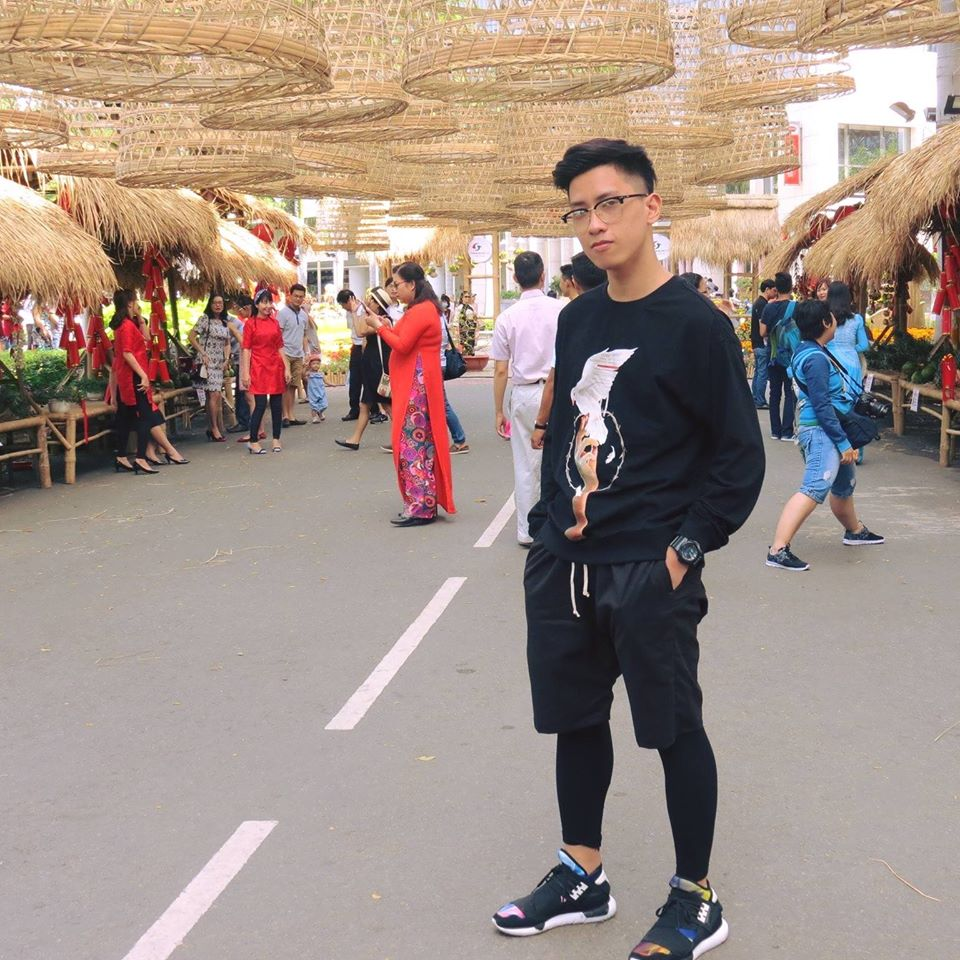
#> input picture openCV/avatar.jpg, 960 x 960 px
$ python facedetection.py
#> lines starting #> are read from the running program, lines starting #| are printed output that depends on the picture; after the words box and inside, x2 and y2 are one past the last pixel; in counts of white or black regions, pixels touching at a corner belong together
import cv2

img = cv2.imread("avatar.jpg")
#> img is the input picture: shape (960, 960, 3); mean B, G, R 134.4, 144.2, 161.6

face_cascade = cv2.CascadeClassifier("haarcascade_frontalface_default.xml")

grey_img = cv2.cvtColor(img, cv2.COLOR_BGR2GRAY)
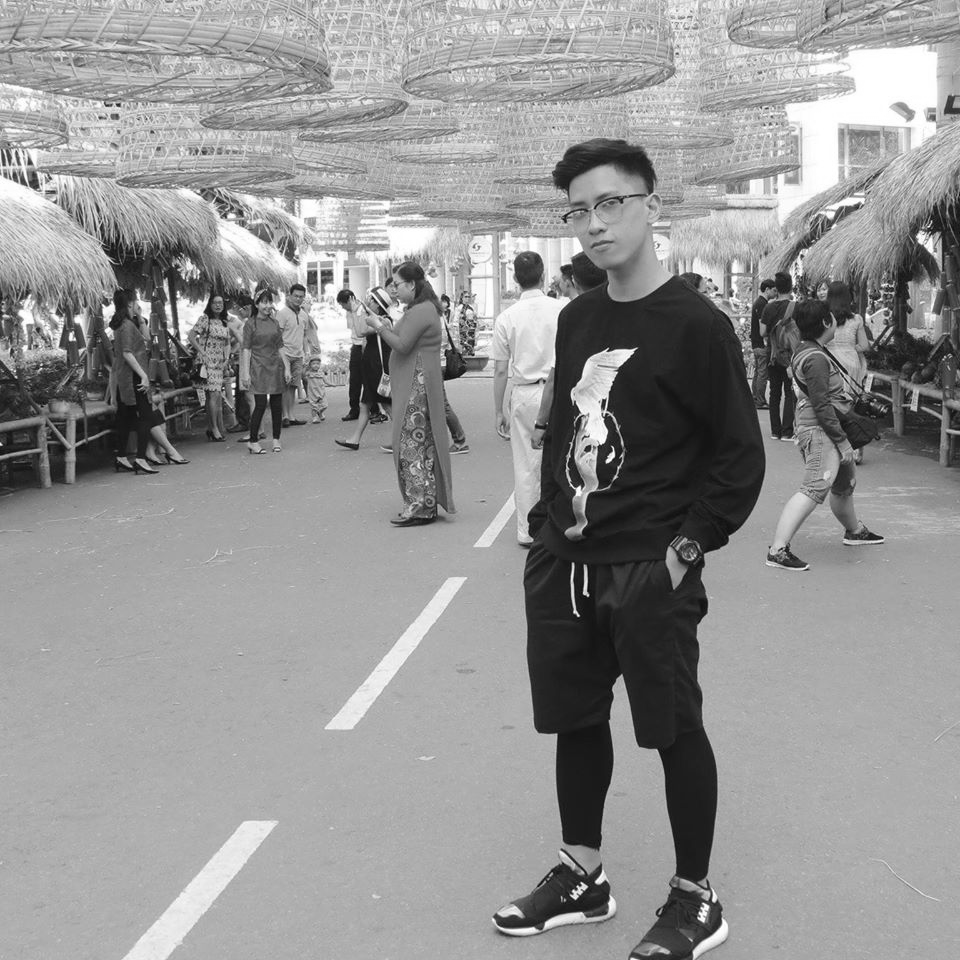
#> grey_img: shape (960, 960); min 2, max 255, mean 148.3

face_detected = face_cascade.detectMultiScale(img,
                                              scaleFactor=1.3,
                                              minNeighbors=8)
#> face_detected = [[556, 167, 102, 102]]

for x, y , w, h in face_detected:
    img = cv2.rectangle(img, (x, y), (x+w, y+h), (0, 255, 0), 3)
#> this loop made 1 pass
#> pass 1, `img = cv2.rectangle(img, (x, y), (x+w, y+h), (0, 255, 0), 3)`:
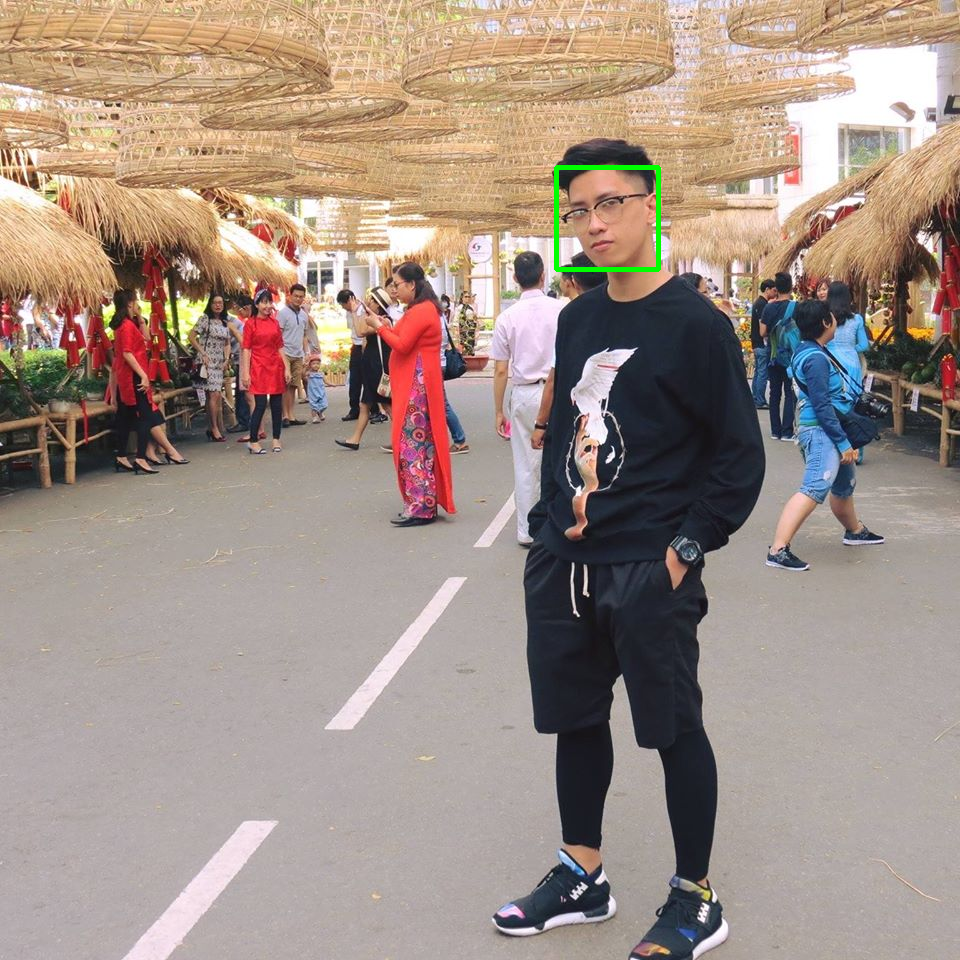
#> img: shape (960, 960, 3); 0.22% of pixels changed, all inside (x1, y1, x2, y2) = (554, 165, 661, 272)

resize_image = cv2.resize(img, (int(img.shape[1]/2), int(img.shape[0]/2)))
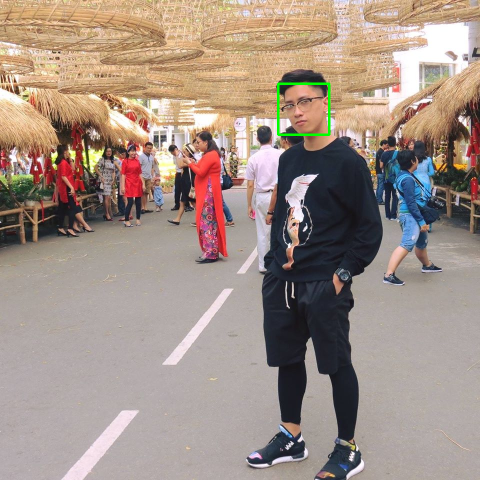
#> resize_image: shape (480, 480, 3); mean B, G, R 134.3, 144.6, 161.4

cv2.imshow("img", resize_image)

cv2.waitKey(0)

cv2.destroyAllWindows()
